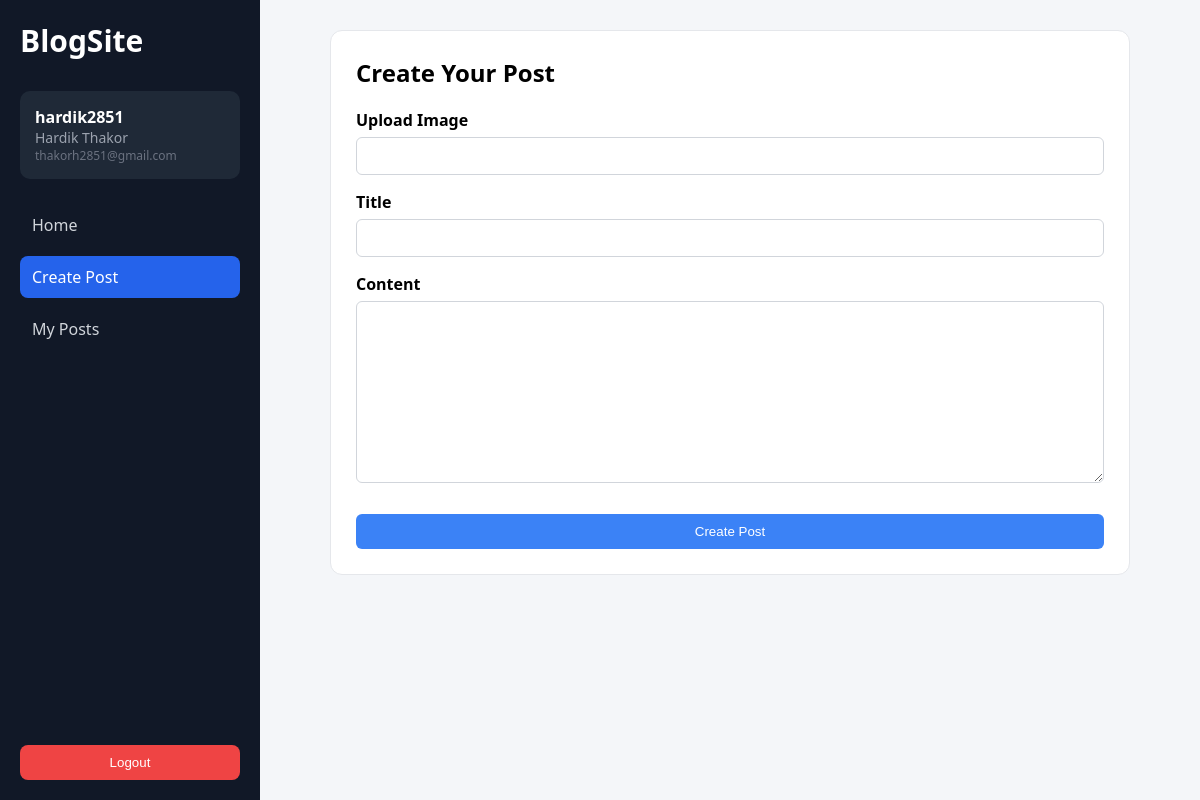
The app's page /blogs/createpost/ (signed in) with its own data.
### users/models.py (models this page shows, shortened)
class User(AbstractUser):
    email = models.EmailField(unique=True)

### blogs/views.py (the view)
# urls.py: path('createpost/',createpost, name = 'createpost'),
@login_required
def createpost(request):
    if request.method == "POST":
        form = PostForm(request.POST,request.FILES)
        if form.is_valid():
            post = form.save(commit=False)
            post.author = request.user
            post.save()
            return redirect('blogs:home')
        else:
            print(form.errors)
    else:
        form = PostForm()
    return render(request,'blogs/createpost.html', {'form': form})

### blogs/forms.py (shortened to what this page needs)
class PostForm(forms.ModelForm):
    class Meta:
        model = Post
        fields = ['title', 'maincontent','image']

### blogs/templates/blogs/createpost.html (shortened to what this page needs)
{% extends "base.html" %}
{% load static %}
{% block extra_css %}
<link rel="stylesheet" href="{% static 'css/blogs/createpost.css' %}">
{% endblock %}
{% block content %}
<section class="create-wrapper">
    <div class="create-container">
        <h1 class="page-title">Create Your Post</h1>
        <form method="POST" enctype="multipart/form-data" class="create-form">
            <div class="form-group">
                <label>Upload Image</label>
                {{ form.image }}
            </div>
            <div class="form-group">
                <label for="id_title">Title</label>
                {{ form.title }}
            </div>
            <div class="form-group">
                <label for="id_maincontent">Content</label>
                {{ form.maincontent }}
            </div>
            <button class="btn submit-btn" type="submit">
                Create Post
            </button>
        </form>
    </div>
</section>
{% endblock %}

### templates/base.html (shortened to what this page needs)
{% load static %}
<!DOCTYPE html>
<html lang="en">
<head>
    <link rel="stylesheet" href="{% static 'css/base.css' %}">
    {% block extra_css %}{% endblock %}
</head>
<body>
<div class="base-layout">
    {% if user.is_authenticated %}
    <aside class="base-sidebar">
        <div class="base-logo">
            <h2>BlogSite</h2>
        </div>
        <div class="base-user">
            <p class="base-username">{{ user.username }}</p>
            <p class="base-fullname">{{ user.first_name }} {{ user.last_name }}</p>
            <p class="base-email">{{ user.email }}</p>
        </div>
        <nav class="base-nav">
            <a href="{% url 'blogs:home' %}" class="base-nav-link">Home</a>
            <a href="{% url 'blogs:createpost' %}" class="base-nav-link">Create Post</a>
            <a href="{% url 'blogs:myposts' %}" class="base-nav-link">My Posts</a>
        </nav>
        <form method="POST" action="{% url 'users:logout' %}" class="base-logout">
            <button class="base-btn base-btn-danger" type="submit">Logout</button>
        </form>
    </aside>
    {% endif %}
    <main class="base-main">
        {% block content %}
        {% endblock %}
    </main>
</div>
</body>
</html>

### static/css/base.css (style rules this page uses)
* { margin: 0; padding: 0; box-sizing: border-box; }
body { font-family: "Segoe UI", Tahoma, sans-serif; background: #f4f6f9; }
.base-layout { display: flex; min-height: 100vh; }
.base-sidebar { width: 260px; background: #111827; color: #fff; display: flex; flex-direction: column; padding: 20px; }
.base-logo { font-size: 20px; font-weight: bold; margin-bottom: 30px; }
.base-user { background: #1f2937; padding: 15px; border-radius: 10px; margin-bottom: 25px; }
.base-username { font-weight: bold; }
.base-fullname { font-size: 14px; color: #9ca3af; }
.base-email { font-size: 12px; color: #6b7280; }
.base-nav { display: flex; flex-direction: column; gap: 10px; }
.base-nav-link { text-decoration: none; color: #d1d5db; padding: 10px 12px; border-radius: 8px; transition: all 0.2s ease; }
.base-nav-link.active { background: #2563eb; color: white; }
.base-logout { margin-top: auto; }
.base-btn { width: 100%; padding: 10px; border-radius: 8px; border: none; cursor: pointer; font-weight: 500; }
.base-btn-danger { background: #ef4444; color: white; }
.base-main { flex: 1; padding: 30px; }

### static/css/blogs/createpost.css (style rules this page uses)
.create-wrapper { max-width: 800px; margin: 0 auto; }
.create-container { background-color: #ffffff; padding: 25px; border-radius: 12px; border: 1px solid #e5e7eb; }
.page-title { font-size: 24px; margin-bottom: 20px; }
.create-form { display: flex; flex-direction: column; }
.form-group { margin-bottom: 16px; }
.form-group label { font-weight: 600; margin-bottom: 6px; display: block; }
.create-form input, .create-form textarea { width: 100%; padding: 10px; border-radius: 6px; border: 1px solid #d1d5db; font-size: 14px; }
.create-form textarea { min-height: 180px; resize: vertical; }
.submit-btn { background-color: #3b82f6; color: white; padding: 10px 16px; border-radius: 6px; border: none; cursor: pointer; margin-top: 10px; }

### records on screen
User: username "hardik2851", first_name "Hardik", last_name "Thakor", email "thakorh2851@gmail.com"
